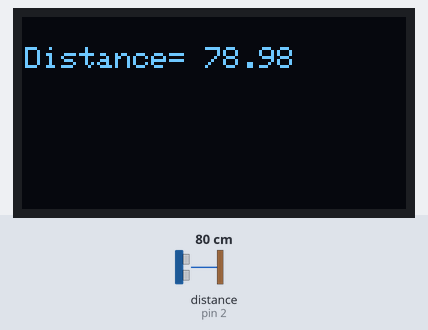
The sketch below on a simulated Arduino Uno, built with avr-gcc and run on an emulated ATmega328P. Shown: 128×64 one-colour display. Wiring (inferred from the names in the program): ultrasonic range finder: trigger pin 3; echo pin 2. Inputs (shaded band) come from the test bench; at power-on: distance to the obstacle (sensor on pin 2) 80 cm. The echo pulse lasts 58.3 µs per cm; what the sketch prints to the serial monitor is not drawn.

Above: at 1.8 s.
1.9 s: distance to the obstacle (sensor on pin 2) set to 2 cm
At 2.9 s:
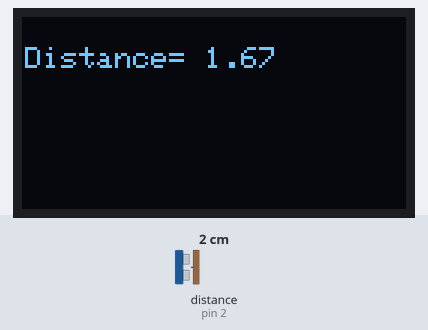
6.0 s: distance to the obstacle (sensor on pin 2) set to 4 cm
At 7.1 s:
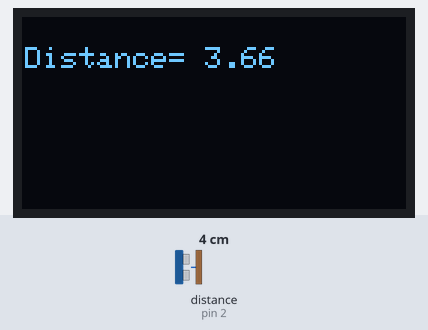
9.8 s: distance to the obstacle (sensor on pin 2) set to 9 cm
At 12.8 s:
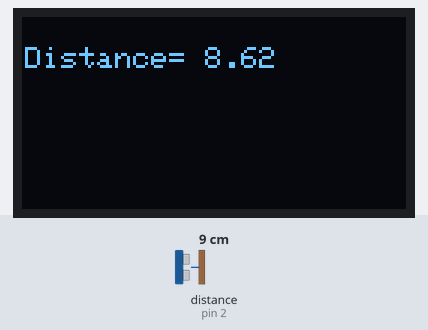
Timing chart, 0 to 14.3 s (numbered marks = the images above; inputs shaded):
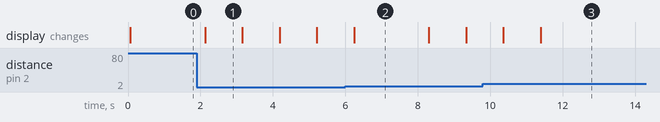

Measured:
- after the input at 1.9 s, the display: changes after 0.23 s (image 1)
- after the input at 6.0 s, the display: changes after 0.25 s (image 2)
- what the display in image 1 shows lasts 1.1 s, from 2.1 s to 3.2 s
- what the display in image 2 shows lasts 2.1 s, from 6.2 s to 8.3 s

The sketch:

OLED_With_ULTRASONIC.ino
```cpp
#include<Wire.h>
#include<Adafruit_GFX.h>
#include<Adafruit_SSD1306.h>
#define SCREEN_WIDTH 128
#define SCREEN_HEIGHT 64
Adafruit_SSD1306 oled(SCREEN_WIDTH, SCREEN_HEIGHT, &Wire, -1);
int const trigger_pin = 3;
int const echo_pin  = 2;
long dur;
float dist;
void setup() {
  // put your setup code here, to run once:
  Serial.begin(115200);
  if (!oled.begin(SSD1306_SWITCHCAPVCC, 0x3C)) {
    Serial.println(F("SSD1306 allocation failed"));
    while (true);
  }
  pinMode(trigger_pin,OUTPUT);
  pinMode(echo_pin,INPUT);

}

void loop() {
  oled.clearDisplay();
  digitalWrite(trigger_pin,LOW);
  delayMicroseconds(2);
  digitalWrite(trigger_pin,HIGH);
  delayMicroseconds(10);
  digitalWrite(trigger_pin,LOW);
  dur = pulseIn(echo_pin,HIGH);
  dist = ((dur*0.034)/2);
  oled.setTextSize(1.80);
  oled.setTextColor(WHITE);
  oled.setCursor(1,10);
  Serial.print(dist);
  oled.print("Distance= ");
  oled.print(dist);
  oled.display();
   Serial.println(dist);
  // put your main code here, to run repeatedly:
  delay(1000);

}
```
